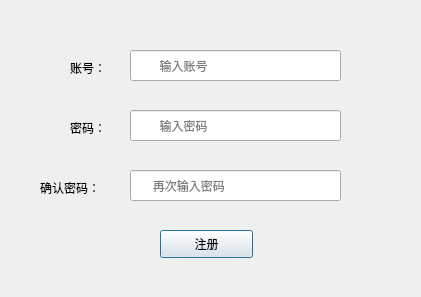
<?xml version="1.0" encoding="UTF-8"?>
<ui version="4.0">
 <class>reg</class>
 <widget class="QDialog" name="reg">
  <property name="geometry">
   <rect>
    <x>0</x>
    <y>0</y>
    <width>421</width>
    <height>297</height>
   </rect>
  </property>
  <property name="windowTitle">
   <string>注册</string>
  </property>
  <property name="modal">
   <bool>false</bool>
  </property>
  <widget class="QPushButton" name="regButton">
   <property name="geometry">
    <rect>
     <x>160</x>
     <y>230</y>
     <width>93</width>
     <height>28</height>
    </rect>
   </property>
   <property name="text">
    <string>注册</string>
   </property>
  </widget>
  <widget class="QLineEdit" name="ID_edit">
   <property name="geometry">
    <rect>
     <x>130</x>
     <y>50</y>
     <width>211</width>
     <height>31</height>
    </rect>
   </property>
   <property name="placeholderText">
    <string>        输入账号</string>
   </property>
  </widget>
  <widget class="QLabel" name="label">
   <property name="geometry">
    <rect>
     <x>70</x>
     <y>60</y>
     <width>72</width>
     <height>15</height>
    </rect>
   </property>
   <property name="text">
    <string>账号：</string>
   </property>
  </widget>
  <widget class="QLabel" name="label_2">
   <property name="geometry">
    <rect>
     <x>70</x>
     <y>120</y>
     <width>72</width>
     <height>15</height>
    </rect>
   </property>
   <property name="text">
    <string>密码：</string>
   </property>
  </widget>
  <widget class="QLineEdit" name="pwd_edit">
   <property name="geometry">
    <rect>
     <x>130</x>
     <y>110</y>
     <width>211</width>
     <height>31</height>
    </rect>
   </property>
   <property name="echoMode">
    <enum>QLineEdit::Password</enum>
   </property>
   <property name="placeholderText">
    <string>        输入密码</string>
   </property>
  </widget>
  <widget class="QLabel" name="label_3">
   <property name="geometry">
    <rect>
     <x>40</x>
     <y>180</y>
     <width>72</width>
     <height>15</height>
    </rect>
   </property>
   <property name="text">
    <string>确认密码：</string>
   </property>
  </widget>
  <widget class="QLineEdit" name="pwd2_edit">
   <property name="geometry">
    <rect>
     <x>130</x>
     <y>170</y>
     <width>211</width>
     <height>31</height>
    </rect>
   </property>
   <property name="echoMode">
    <enum>QLineEdit::Password</enum>
   </property>
   <property name="placeholderText">
    <string>      再次输入密码</string>
   </property>
  </widget>
 </widget>
 <resources/>
 <connections/>
</ui>
